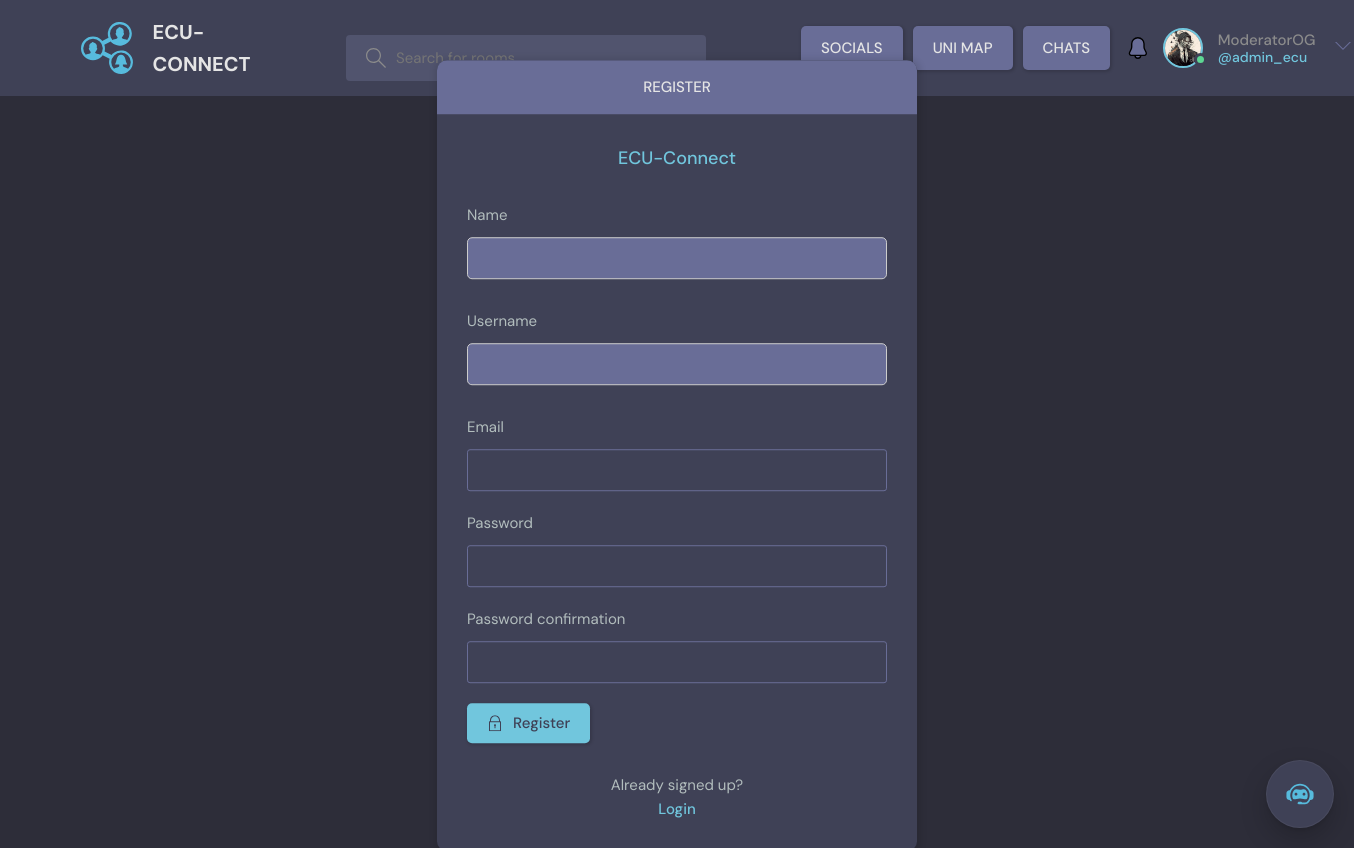
Page /register/ (signed in) on the committed database.
### base/models.py (models this page shows)
class User(AbstractUser):
    username = models.CharField(max_length=150, unique=True, null=True)
    name = models.CharField(max_length=200, null=True)
    email = models.EmailField(unique=True, null=True)
    bio = models.TextField(null=True)
    avatar = models.ImageField(null=True, default="avatar.svg")
    USERNAME_FIELD = 'email'
    REQUIRED_FIELDS = ['username']
    notifications = models.ManyToManyField(Notification, related_name='notifications', blank=True)

### base/views.py (the view, shortened to what this page needs)
# urls.py: path('register/', views.registerPage, name="register"),
def registerPage(request):
    form = MyUserCreationForm()
    return render(request, 'base/login_register.html', {'form': form})

### base/forms.py
class MyUserCreationForm(UserCreationForm):
    class Meta:
        model = User
        fields = ['name', 'username', 'email','password1', 'password2' ]

### base/templates/base/login_register.html (shortened to what this page needs)
{% extends 'main.html' %}
{% block content %}
    <main class="auth layout">
      {% if page == 'login' %}
      <div class="container">
        <div class="layout__box">
          <div class="layout__boxHeader">
            <div class="layout__boxTitle">
              <h3>Login</h3>
            </div>
          </div>
          <div class="layout__body">
            <h2 class="auth__tagline">ECU-Connect</h2>
            <form class="form" action="" method = "POST">
              {% csrf_token %}
              <div class="form__group form__group">
                <label for="room_name">E-Mail</label>
                <input id="username" name="email" type="text" placeholder="example@our.ecu.edu.au" />
              </div>
              <div class="form__group">
                <label for="password">Password</label>
                <input
                  id="password"
                  name="password"
                  type="password"
                  placeholder="&bull;&bull;&bull;&bull;&bull;&bull;&bull;&bull;"
                />
              </div>
              <button class="btn btn--main" type="submit">
                <svg
                  version="1.1"
                  xmlns="http://www.w3.org/2000/svg"
                  width="32"
                  height="32"
                  viewBox="0 0 32 32"
                >
                  <title>lock</title>
                  <path
                    d="M27 12h-1v-2c0-5.514-4.486-10-10-10s-10 4.486-10 10v2h-1c-0.553 0-1 0.447-1 1v18c0 0.553 0.447 1 1 1h22c0.553 0 1-0.447 1-1v-18c0-0.553-0.447-1-1-1zM8 10c0-4.411 3.589-8 8-8s8 3.589 8 8v2h-16v-2zM26 30h-20v-16h20v16z"
                  ></path>
                  <path
                    d="M15 21.694v4.306h2v-4.306c0.587-0.348 1-0.961 1-1.694 0-1.105-0.895-2-2-2s-2 0.895-2 2c0 0.732 0.413 1.345 1 1.694z"
                  ></path>
                </svg>
                Login
              </button>
            </form>
            <div class="auth__action">
              <p>Haven't signed up yet?</p>
              <a href="{% url 'register' %}" class="btn btn--link">Sign Up</a>
            </div>
          </div>
        </div>
      </div>
      {% else %}
      <div class="container">
        <div class="layout__box">
          <div class="layout__boxHeader">
            <div class="layout__boxTitle">
              <h3>Register</h3>
            </div>
          </div>
          <div class="layout__body">
            <h2 class="auth__tagline">ECU-Connect</h2>
            <form class="form" action="" method = "POST">
              {% for field in form %}
              <div class="form__group form__group">
                <label for="room_name">{{field.label}}</label>
                {{field}}
              </div>
              {% endfor %}
              <button class="btn btn--main" type="submit">
                Register
              </button>
            </form>
            <div class="auth__action">
              <p>Already signed up?</p>
              <a href="{% url 'login' %}" class="btn btn--link">Login</a>
            </div>
          </div>
        </div>
      </div>
      {% endif %}
    </main>
{% endblock content %}

### templates/navbar.html (shortened to what this page needs)
{% load static %}
<header class="header header--loggedIn">
  <div class="container">
    <a href="{% url 'home' %}" class="header__logo">
      <img src="{% static 'images/logo.svg' %}" />
      <h1>ECU-CONNECT</h1>
    </a>
    <form class="header__search" method="GET" action="{% url 'home' %}">
      <label>
        <input name="q" placeholder="Search for rooms..." />
      </label>
    </form>
    <nav class="header__menu">
      <a href="{% url 'social_page' %}" class="btn btn--dark">SOCIALS</a>
      <a href="{% url 'uni_map' %}" class="btn btn--dark no-wrap">UNI MAP</a>
      {% if request.user.is_authenticated %}
      <a href="{% url 'chats' %}" class="btn btn--dark">CHATS</a>
      <button class="dropdown-button-notification">
      </button>
      <div class="header__user">
        <a href="{%url 'user_profile' user.id %}">
          <div class="avatar avatar--medium active">
            <img src="{{request.user.avatar.url}}" />
          </div>
          <p>{{request.user.name}}<span>@{{request.user.username}}</span></p>
        </a>
        <button class="dropdown-button">
          <svg
            version="1.1"
            xmlns="http://www.w3.org/2000/svg"
            width="32"
            height="32"
            viewBox="0 0 32 32"
          >
            <title>chevron-down</title>
            <path d="M16 21l-13-13h-3l16 16 16-16h-3l-13 13z"></path>
          </svg>
        </button>
      </div>
      {% else %}
      <a href="{% url 'login' %}">
        <img src="{% static 'images/avatar.svg' %}" />
        <p>Login</p>
      </a>
      {% endif %}
    </nav>
  </div>
</header>

### rows in the picture
User: user.avatar (picture), user.name "ModeratorOG", user.username "admin_ecu"

### other values in the picture
{{ field.label }} "Name" "Username" "Email" "Password" "Password confirmation"
